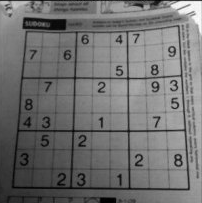
#> input picture imagenes/sudoku.png, 202 x 203 px, found by its file name
$ jupyter execute 02_03_Otsu.ipynb   (shell and % lines are left out)
#> lines starting #> are read from the running program, lines starting #| are printed output that depends on the picture; after the words box and inside, x2 and y2 are one past the last pixel; in counts of white or black regions, pixels touching at a corner belong together
<a href="https://colab.research.google.com/github/lmcanavals/dip/blob/main/02_03_Otsu.ipynb" target="_parent"></a>

[cell 1]
import cv2
import numpy as np
import matplotlib.pyplot as plt

[cell 2]
base = "https://raw.githubusercontent.com/lmcanavals/dip/main/imagenes/"

[cell 3]
img = "sudoku.png"
url = f"{base}{img}"

[cell 4]
def show(im, size=8):
  _, ax = plt.subplots(figsize=(size, size))
  ax.imshow(im, interpolation="nearest")
  plt.tight_layout()
  plt.show()

[cell 5]
def loadImg(img):
#> called with img = 'sudoku.png'
  im = cv2.imread(img)
#> im is the input picture: shape (203, 202, 3); min 0, max 255, mean 112
  return im[:,:,::-1]

[cell 6]
im = loadImg(img)
im = cv2.cvtColor(im, cv2.COLOR_RGB2GRAY)
#> im: shape (203, 202)
show(im)
im.shape
#> Out = (203, 202)

[cell 7]
_, thresh1 = cv2.threshold(im, 127, 255, cv2.THRESH_BINARY)
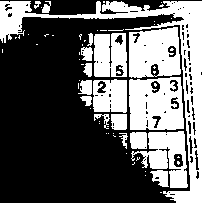
#> thresh1: shape (203, 202); 38.2% white; 63 white regions (45 under 20 px), largest, box (x1, y1, x2, y2) and area: (0, 1, 202, 203) 5531, (129, 77, 184, 130) 2458, (129, 27, 181, 78) 2160
_, thresh2 = cv2.threshold(im, 127, 255, cv2.THRESH_BINARY_INV)
_, thresh3 = cv2.threshold(im, 127, 255, cv2.THRESH_TRUNC)
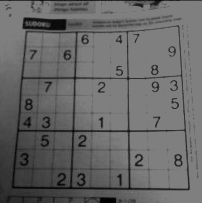
#> thresh3: shape (203, 202); min 0, max 127, mean 102.7
_, thresh4 = cv2.threshold(im, 127, 255, cv2.THRESH_TOZERO)
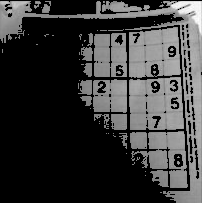
#> thresh4: shape (203, 202); min 0, max 255, mean 57.8
_, thresh5 = cv2.threshold(im, 127, 255, cv2.THRESH_TOZERO_INV)
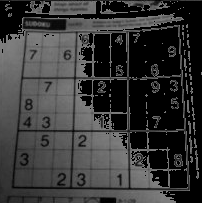
#> thresh5: shape (203, 202); min 0, max 127, mean 54.2

titles = ['Original Image','BINARY','BINARY_INV','TRUNC','TOZERO','TOZERO_INV']
images = [im, thresh1, thresh2, thresh3, thresh4, thresh5]
for i in range(6):
    plt.subplot(2,3,i+1),plt.imshow(images[i],'gray',vmin=0,vmax=255)
    plt.title(titles[i])
    plt.xticks([]),plt.yticks([])
plt.show()

## Otsu

[cell 8]
_, th1 = cv2.threshold(im, 127, 255, cv2.THRESH_BINARY)
_, th2 = cv2.threshold(im, 0, 255, cv2.THRESH_BINARY + cv2.THRESH_OTSU)
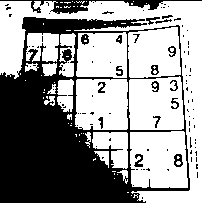
#> th2: shape (203, 202); 58.4% white; 104 black regions (85 under 20 px), largest, box (x1, y1, x2, y2) and area: (0, 17, 190, 203) 15236, (0, 0, 202, 14) 791, (174, 154, 183, 167) 74

images = [im, 0, th1,
          im, 0, th2]
titles = ["Sudoku", "Histogram", "Global Threshold 127",
          "Sudoku", "Histogram", "Otsu Thresholding"]

for i in range(2):
  plt.subplot(2, 3, i * 3 + 1)
  plt.imshow(images[i * 3], 'gray')
  plt.title(titles[i * 3])
  plt.axis("off")
  plt.subplot(2, 3, i * 3 + 2)
  plt.hist(images[i*3].ravel(), 256)
  plt.title(titles[i * 3 + 1])
  plt.axis("off")
  plt.subplot(2, 3, i * 3 + 3)
  plt.imshow(images[i * 3 + 2], 'gray')
  plt.title(titles[i * 3 + 2])
  plt.axis("off")
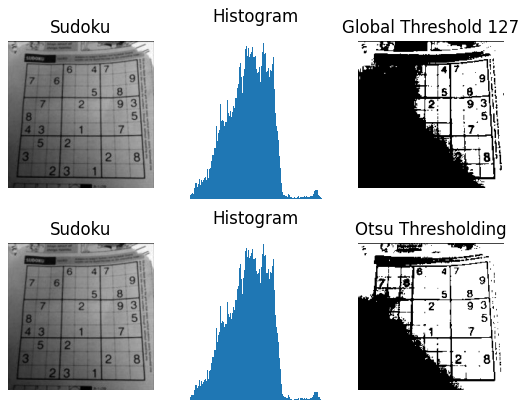
#> figure drawn by matplotlib, 6 panels

$ run again, with imagenes/bird.png copied over imagenes/sudoku.png
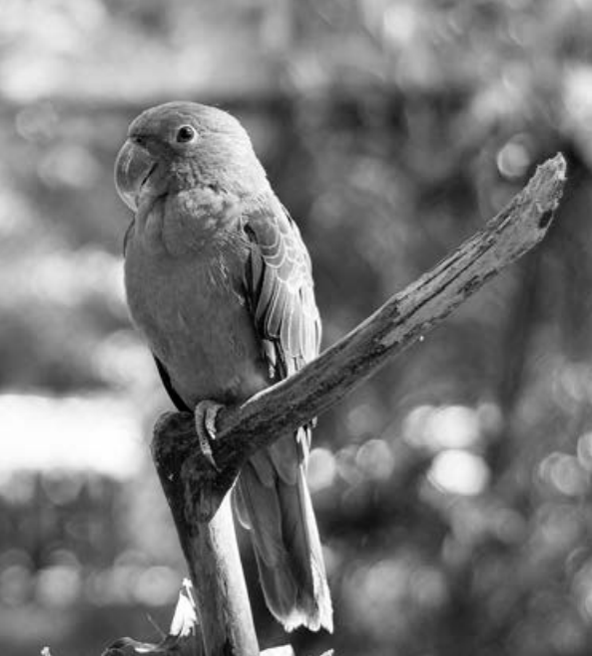
#> input picture imagenes/bird.png, 592 x 656 px, found by its file name
#> in loadImg, im is the input picture: shape (656, 592, 3); min 0, max 255, mean 120
#> im: shape (656, 592)
#> `_, thresh1 = cv2.threshold(im, 127, 255, cv2.THRESH_BINARY)`:
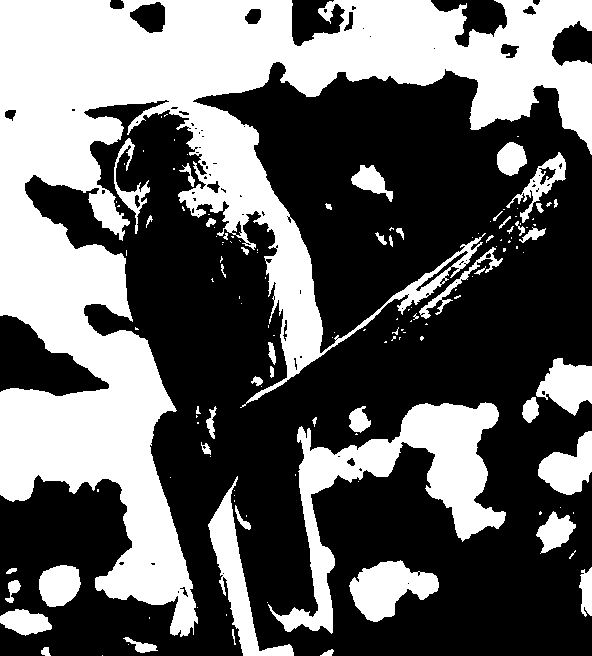
#> thresh1: shape (656, 592); 39.3% white; 141 white regions (91 under 20 px), largest, box (x1, y1, x2, y2) and area: (0, 0, 592, 637) 116820, (268, 402, 506, 634) 14231, (208, 476, 294, 656) 3654
#> `_, th2 = cv2.threshold(im, 0, 255, cv2.THRESH_BINARY + cv2.THRESH_OTSU)`:
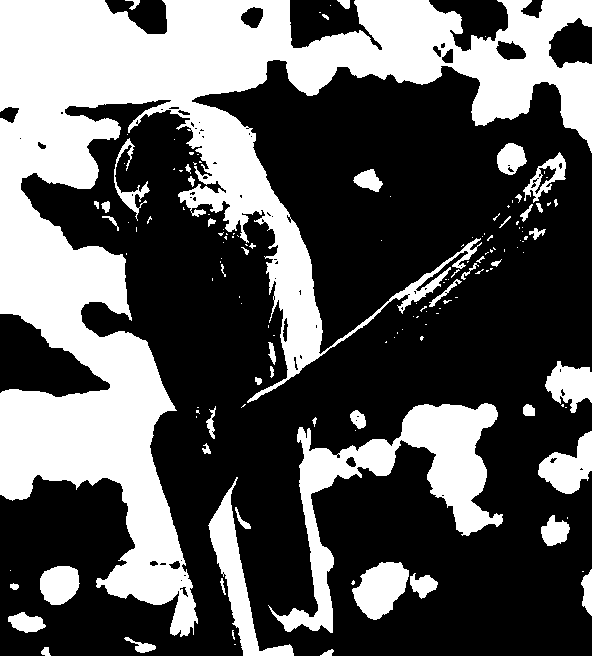
#> th2: shape (656, 592); 35.6% white; 147 white regions (96 under 20 px), largest, box (x1, y1, x2, y2) and area: (0, 0, 592, 637) 107848, (268, 403, 503, 633) 13196, (208, 477, 294, 656) 3519
